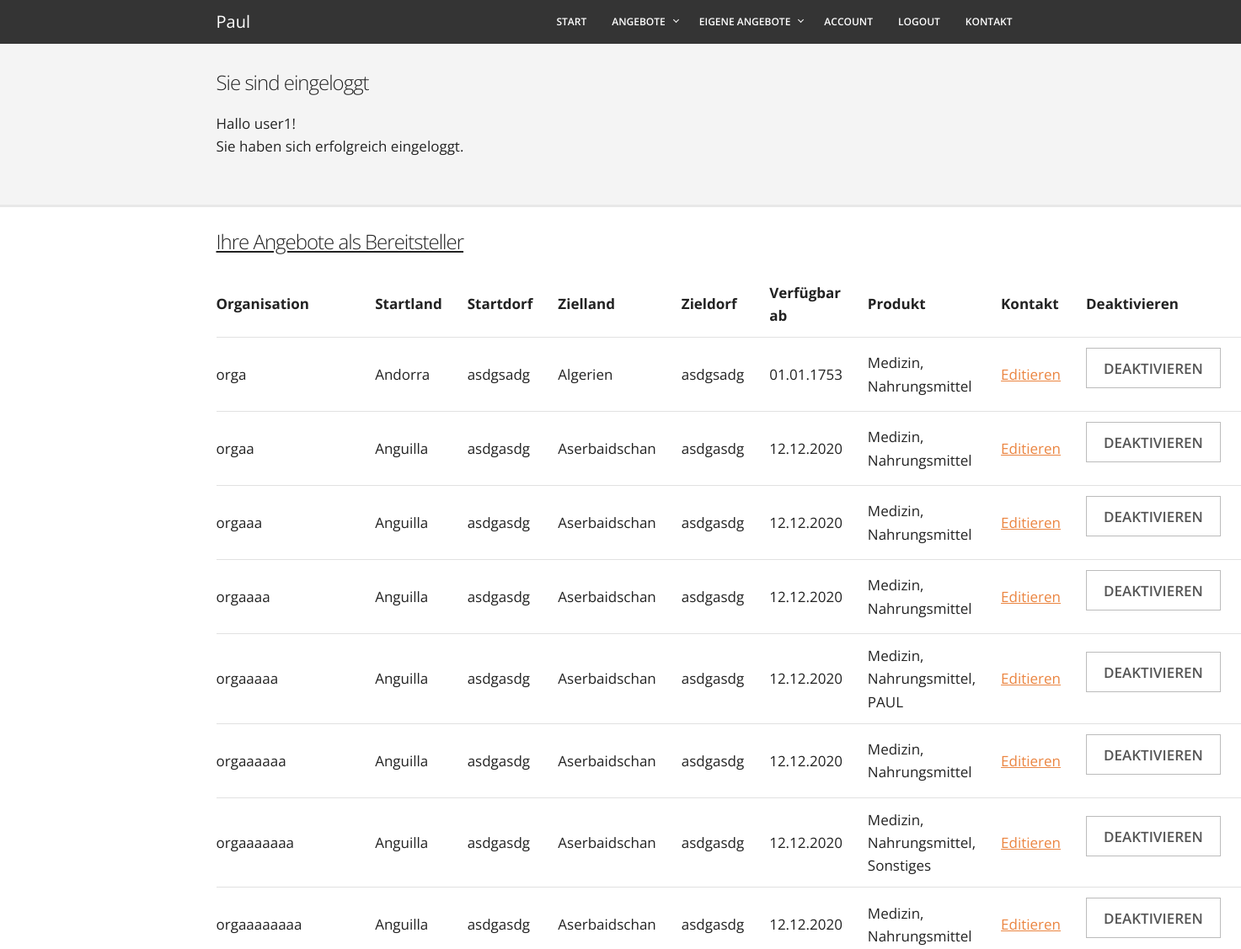
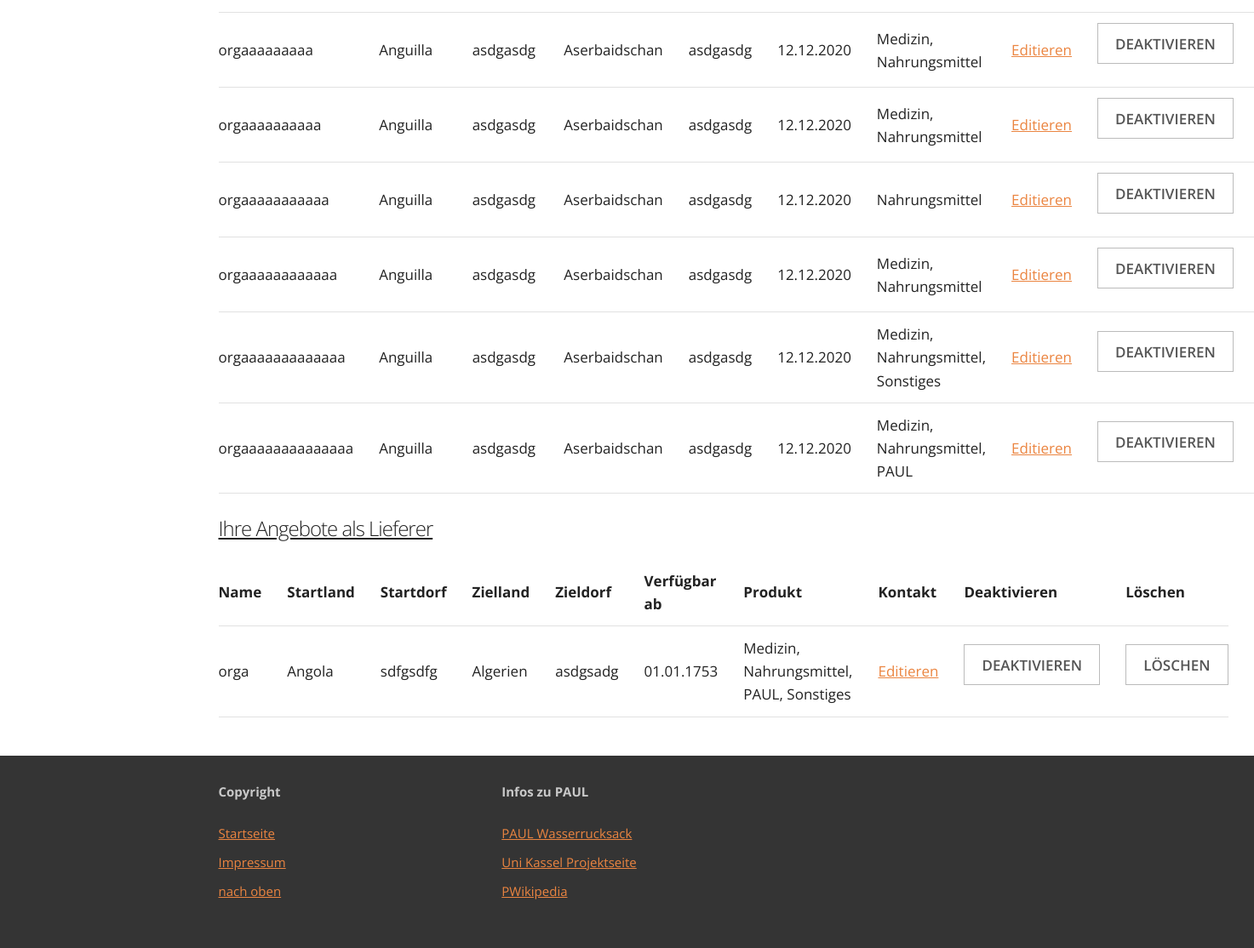
/AngebotEditieren/list_Own_Orga.php (signed in), run on the app's committed database (2 pictures, top to bottom).
### tables this page shows
CREATE TABLE `organisation_offer` (
  `ID` int(11) NOT NULL,
  `offerer` char(50) NOT NULL,
  `contact` char(50) DEFAULT NULL,
  `eMail` char(50) NOT NULL,
  `startCountry` int(11) NOT NULL,
  `startVillage` char(50) NOT NULL,
  `destinationCountry` int(11) NOT NULL,
  `destinationVillage` char(50) NOT NULL,
  `startDate` date NOT NULL,
  `endDate` date NOT NULL,
  `responsibleAcc` int(11) NOT NULL,
  `textField` varchar(3500) DEFAULT NULL
);

CREATE TABLE `countries` (
  `ID` int(11) NOT NULL,
  `abbreviation` char(6) NOT NULL,
  `countryName` char(20) NOT NULL
);

CREATE TABLE `deliverer_offer` (
  `ID` int(11) NOT NULL,
  `offerer` char(50) NOT NULL,
  `eMail` char(50) NOT NULL,
  `startCountry` int(11) NOT NULL,
  `startVillage` char(50) NOT NULL,
  `destinationCountry` int(11) NOT NULL,
  `destinationVillage` char(50) NOT NULL,
  `startDate` date NOT NULL,
  `endDate` date NOT NULL,
  `responsibleAcc` int(11) NOT NULL,
  `textField` varchar(3500) DEFAULT NULL
);

### includes/userControl.php (called while the page is built, shortened)
<?php
if (isset($_SESSION['accountsId'])) {
    require_once ($root . "/helping_supplies/includes/dbConnect.php");
    $sql = "SELECT activation,active FROM `accounts` Where ID='" . $_SESSION['accountsId'] . "'";
    $db_erg = mysqli_query($db_link, $sql);
    while ($zeile = mysqli_fetch_array($db_erg, MYSQL_ASSOC)) {
        $accountsActivation = $zeile['activation'];
        $accountsActive = $zeile['active'];
    }
    if ($_SESSION['accountsActivation'] == $accountsActivation & $accountsActive == TRUE) {
        require_once ($root . "/helping_supplies/includes/functions.php");
    } elseif ($accountsActive == FALSE) {
        session_destroy();
        session_start();
    } else {
        session_destroy();
        session_start();
    }
}

### AngebotEditieren/Edit_HTML_functions.php (called while the page is built, shortened)
<?php
function getOwnDeliverer($accID){
    return "SELECT do.id, do.offerer, c1.countryName as startCountry, do.startVillage, c2.countryName as destCountry, do.destinationVillage, do.startDate, prod.pr "
                          . "FROM "
                          . "(SELECT p.productname as pr, d.ID "
                          . "FROM productsdelivererjoin pdj "
                          . "join products p on pdj.ID_product = p.ID "
                          . "join deliverer_offer d on pdj.ID_delivererOffer = d.ID) prod, deliverer_offer do "
                          . "join countries c1 on do.startCountry = c1.id "
                          . "join countries c2 on do.destinationCountry = c2.ID "
                          . "WHERE prod.ID = do.ID AND do.responsibleAcc = $accID ORDER BY do.ID";
}
function getOwnOrga($accID){
    return "SELECT oo.id, oo.offerer, c1.countryName as startCountry, oo.startVillage, c2.countryName as destCountry, oo.destinationVillage, oo.startDate, prod.pr "
                          . "FROM "
                          . "(SELECT p.productname as pr, o.ID "
                          . "FROM productsorgajoin poj "
                          . "join products p on poj.ID_product = p.ID "
                          . "join organisation_offer o on poj.ID_organisationOffer = o.ID) prod, organisation_offer oo "
                          . "join countries c1 on oo.startCountry = c1.id "
                          . "join countries c2 on oo.destinationCountry = c2.ID "
                          . "WHERE prod.ID = oo.ID AND oo.responsibleAcc = $accID ORDER BY oo.ID";
}

### includes/functions.php (called while the page is built, shortened)
<?php
function reformDatetoNormal($date){
    return (new DateTime($date))->format('d.m.Y');
}
?>

### AngebotEditieren/list_Own_Orga.php (the view, shortened to what this page needs)
<?php
$root = $_SERVER['DOCUMENT_ROOT'];
include_once ($root . "/helping_supplies/template/head.php");
include_once ($root . "/helping_supplies/template/header.php");
$accountID = $_SESSION['accountsId'];
include '../includes/dbConnectPDO.php';
include './Edit_HTML_functions.php';
?>
<div class="container">
    <h3><u>Ihre Angebote als Bereitsteller</u></h3>
    <table style="width: 100%">
        <tr align="left">
            <th>Organisation</th>
            <th>Startland</th>
            <th>Startdorf</th>
            <th>Zielland</th>
            <th>Zieldorf</th>
            <th>Verfügbar ab</th>
            <th>Produkt</th>
            <th>Kontakt</th>
            <th>Deaktivieren</th>
            <th>Löschen</th>
        </tr>
        <?php
        $statement = getOwnOrga($accountID);
        $id = -1;
        $test = $db->query($statement);
        $test->fetch();
        foreach ($iter = $db->query($statement) as $row)
         {
            if ($id != htmlspecialchars($row['id'])) {
                $id = htmlspecialchars($row['id']);
                echo "<form onSubmit=\"return\" action=\"" . htmlspecialchars($_SERVER["PHP_SELF"]) . "\" method=\"post\">";
                echo "<tr align=\"left\">\n";
                echo "<td>" . htmlspecialchars($row['offerer']) . "</td>\n";
                echo "<td>" . htmlspecialchars($row['startCountry']) . "</td>\n";
                echo "<td>" . htmlspecialchars($row['startVillage']) . "</td>\n";
                echo "<td>" . htmlspecialchars($row['destCountry']) . "</td>\n";
                echo "<td>" . htmlspecialchars($row['destinationVillage']) . "</td>\n";
                echo "<td>" . reformDatetoNormal(htmlspecialchars($row['startDate'])) . "</td>\n";
                echo "<td>";
                do {
                    echo htmlspecialchars($row['pr']);
                    if (($temp = $test->fetchColumn()) == $id) {
                        $row = $iter->fetch();
                        echo ", ";
                    } else {
                        break;
                    }
                } while (true);
                echo "</td>\n";
                echo "<td>" . "<a href=\"/helping_supplies/AngebotEditieren/edit_Offer_Orga_HTML.php?id=$id\">Editieren</a></td>\n";
                echo "<td>";
                echo "<input type=\"submit\" value=\"Deaktivieren\" name=\"deactivate\">";
                echo "</td>\n";
                echo "<td>";
                echo "</td>\n";
                echo "</tr>";
                echo "</form>";
            }
        }
        ?>
    </table>
    <h3><u>Ihre Angebote als Lieferer</u></h3>
    <table style="width: 100%">
        <tr align="left">
            <th>Name</th>
            <th>Startland</th>
            <th>Startdorf</th>
            <th>Zielland</th>
            <th>Zieldorf</th>
            <th>Verfügbar ab</th>
            <th>Produkt</th>
            <th>Kontakt</th>
            <th>Deaktivieren</th>
            <th>Löschen</th>
        </tr>
        <?php
        $statement = getOwnDeliverer($accountID);
        $id = -1;
        $test = $db->query($statement);
        $test->fetch();
        foreach ($iter = $db->query($statement) as $row)
         {
            if ($id != htmlspecialchars($row['id'])) {
                $id = htmlspecialchars($row['id']);
                echo "<form onSubmit=\"return\" action=\"" . htmlspecialchars($_SERVER["PHP_SELF"]) . "\" method=\"post\">";
                echo "<tr align=\"left\">\n";
                echo "<td>" . htmlspecialchars($row['offerer']) . "</td>\n";
                echo "<td>" . htmlspecialchars($row['startCountry']) . "</td>\n";
                echo "<td>" . htmlspecialchars($row['startVillage']) . "</td>\n";
                echo "<td>" . htmlspecialchars($row['destCountry']) . "</td>\n";
                echo "<td>" . htmlspecialchars($row['destinationVillage']) . "</td>\n";
                echo "<td>" . reformDatetoNormal(htmlspecialchars($row['startDate'])) . "</td>\n";
                echo "<td>";
                do {
                    echo htmlspecialchars($row['pr']);
                    if (($temp = $test->fetchColumn()) == $id) {
                        $row = $iter->fetch();
                        echo ", ";
                    } else {
                        break;
                    }
                } while (true);
                echo "</td>\n";
                echo "<td>" . "<a href=\"/helping_supplies/AngebotEditieren/edit_Offer_Deliver_HTML.php?id=$id\">Editieren</a></td>\n";
                echo "<td>";
                echo "<input type=\"submit\" value=\"Deaktivieren\" name=\"deactivate\">";
                echo "</td>\n";
                echo "<td>";
                echo "<input type=\"submit\" value=\"Löschen\" name=\"delete\" onclick=\"return confirm('Eintrag wirklich löschen?');this.parentNode.removeChild(this);\">";
                echo "</td>\n";
                echo "</tr>";
                echo "</form>";
            }
        }
        ?>
    </table>
</div>
<?php
include_once ($root . "/helping_supplies/template/footer.php");
?>

### css/skeleton.css (style rules this page uses)
.container { position: relative; width: 100%; max-width: 960px; margin: 0 auto; padding: 0 20px; box-sizing: border-box; }
@media (min-width: 400px) { .container { width: 85%; padding: 0; } }
@media (min-width: 550px) { .container { width: 80%; } }
html { font-size: 62.5%; }
body { font-size: 1.7em; line-height: 1.6; font-weight: 400; font-family: 'Open Sans', "HelveticaNeue", "Helvetica Neue", Helvetica, Arial, sans-serif; color: #222; }
h1, h2, h3, h4, h5, h6 { margin-top: 0; margin-bottom: 2rem; font-weight: 300; }
h3 { font-size: 2.4rem; line-height: 1.3; letter-spacing: -.1rem; }
a { color: #eb8541; }
.button, button, input[type="submit"], input[type="reset"], input[type="button"] { display: inline-block; height: 48px; padding: 0 20px; color: #555; text-align: center; font-weight: 600; line-height: 48px; text-transform: uppercase; text-decoration: none; white-space: nowrap; background-color: transparent; border: 1px solid #bbb; cursor: pointer; box-sizing: border-box; }
th, td { padding: 12px 15px; text-align: left; border-bottom: 1px solid #E1E1E1; }
th:first-child, td:first-child { padding-left: 0; }
th:last-child, td:last-child { padding-right: 0; }
input, textarea, select, fieldset { margin-bottom: 1.5rem; }
pre, blockquote, dl, figure, table, p, ul, ol, form { margin-bottom: 2.5rem; }
.container:after, .row:after, .u-cf { content: ""; display: table; clear: both; }

### data on the page
organisation_offer: offerer "orga", startCountry.countryName "Andorra", startVillage "asdgsadg", destinationCountry.countryName "Algerien", destinationVillage "asdgsadg", startDate "01.01.1753", pr "Medizin", pr "Nahrungsmittel"
organisation_offer: offerer "orgaa", startCountry.countryName "Anguilla", startVillage "asdgasdg", destinationCountry.countryName "Aserbaidschan", destinationVillage "asdgasdg", startDate "12.12.2020", pr "Medizin", pr "Nahrungsmittel"
organisation_offer: offerer "orgaaa", startCountry.countryName "Anguilla", startVillage "asdgasdg", destinationCountry.countryName "Aserbaidschan", destinationVillage "asdgasdg", startDate "12.12.2020", pr "Medizin", pr "Nahrungsmittel"
organisation_offer: offerer "orgaaaa", startCountry.countryName "Anguilla", startVillage "asdgasdg", destinationCountry.countryName "Aserbaidschan", destinationVillage "asdgasdg", startDate "12.12.2020", pr "Medizin", pr "Nahrungsmittel"
organisation_offer: offerer "orgaaaaa", startCountry.countryName "Anguilla", startVillage "asdgasdg", destinationCountry.countryName "Aserbaidschan", destinationVillage "asdgasdg", startDate "12.12.2020", pr "Medizin", pr "Nahrungsmittel", pr "PAUL"
organisation_offer: offerer "orgaaaaaa", startCountry.countryName "Anguilla", startVillage "asdgasdg", destinationCountry.countryName "Aserbaidschan", destinationVillage "asdgasdg", startDate "12.12.2020", pr "Medizin", pr "Nahrungsmittel"
organisation_offer: offerer "orgaaaaaaa", startCountry.countryName "Anguilla", startVillage "asdgasdg", destinationCountry.countryName "Aserbaidschan", destinationVillage "asdgasdg", startDate "12.12.2020", pr "Medizin", pr "Nahrungsmittel", pr "Sonstiges"
organisation_offer: offerer "orgaaaaaaaa", startCountry.countryName "Anguilla", startVillage "asdgasdg", destinationCountry.countryName "Aserbaidschan", destinationVillage "asdgasdg", startDate "12.12.2020", pr "Medizin", pr "Nahrungsmittel"
organisation_offer: offerer "orgaaaaaaaaa", startCountry.countryName "Anguilla", startVillage "asdgasdg", destinationCountry.countryName "Aserbaidschan", destinationVillage "asdgasdg", startDate "12.12.2020", pr "Medizin", pr "Nahrungsmittel"
organisation_offer: offerer "orgaaaaaaaaaa", startCountry.countryName "Anguilla", startVillage "asdgasdg", destinationCountry.countryName "Aserbaidschan", destinationVillage "asdgasdg", startDate "12.12.2020", pr "Medizin", pr "Nahrungsmittel"
organisation_offer: offerer "orgaaaaaaaaaaa", startCountry.countryName "Anguilla", startVillage "asdgasdg", destinationCountry.countryName "Aserbaidschan", destinationVillage "asdgasdg", startDate "12.12.2020", pr "Nahrungsmittel"
organisation_offer: offerer "orgaaaaaaaaaaaa", startCountry.countryName "Anguilla", startVillage "asdgasdg", destinationCountry.countryName "Aserbaidschan", destinationVillage "asdgasdg", startDate "12.12.2020", pr "Medizin", pr "Nahrungsmittel"
organisation_offer: offerer "orgaaaaaaaaaaaaa", startCountry.countryName "Anguilla", startVillage "asdgasdg", destinationCountry.countryName "Aserbaidschan", destinationVillage "asdgasdg", startDate "12.12.2020", pr "Medizin", pr "Nahrungsmittel", pr "Sonstiges"
organisation_offer: offerer "orgaaaaaaaaaaaaaa", startCountry.countryName "Anguilla", startVillage "asdgasdg", destinationCountry.countryName "Aserbaidschan", destinationVillage "asdgasdg", startDate "12.12.2020", pr "Medizin", pr "Nahrungsmittel", pr "PAUL"
deliverer_offer: offerer "orga", startCountry.countryName "Angola", startVillage "sdfgsdfg", destinationCountry.countryName "Algerien", destinationVillage "asdgsadg", startDate "01.01.1753", pr "Medizin", pr "Nahrungsmittel", pr "PAUL", pr "Sonstiges"

### other printed values
$_SESSION['accountsUsername'] "user1"
